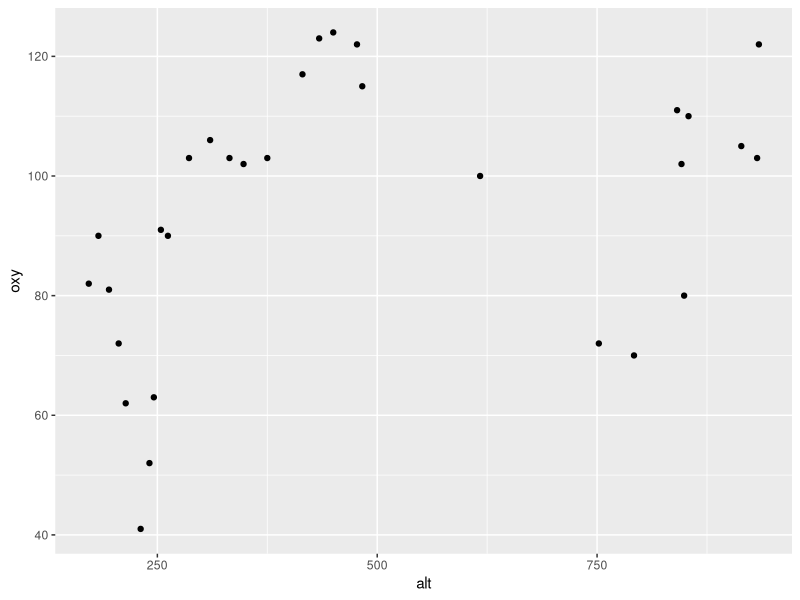
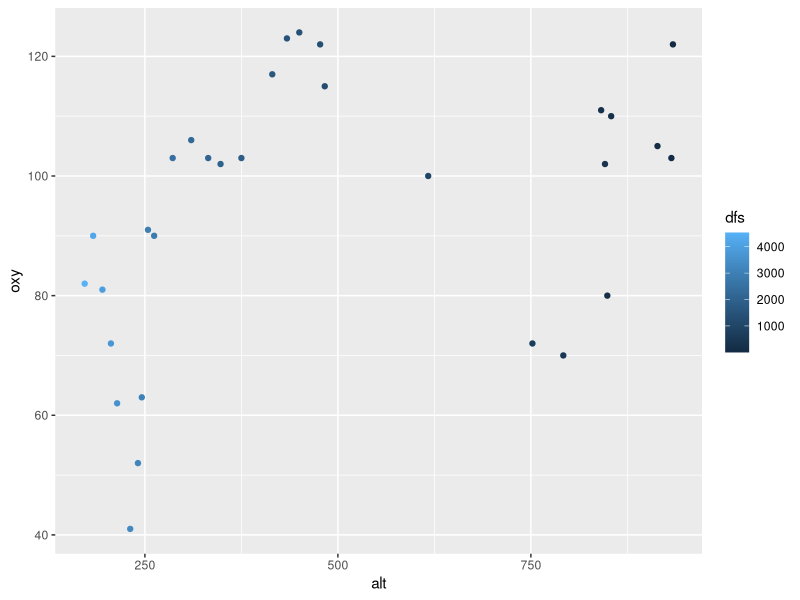

Recreate these plots in R, in order.
## ---- chunk 1
#NO1
library(ade4)
library(dplyr)

data(doubs)
str(doubs)

doubs$env |> 
  select(dfs, alt, oxy, pH) |>
  mutate(oxygen_category = ifelse(oxy > 90, "High", "Low")) |>
  rename(distance = dfs, oxygen = oxy) |>
  filter(alt > 200) |>
  arrange(desc(alt)) |>
  group_by(oxygen_category) |>
  summarise(mean_alt = mean(alt), 
            mean_pH = mean(pH), .groups = "drop")
## ---- chunk 2
#NO2
library(ggplot2)
ggplot(data = doubs$env) +
  geom_point(mapping = aes(x = alt, y = oxy))
ggplot(data = doubs$env) +
  geom_point(mapping = aes(x = alt, y = oxy, color = dfs))
